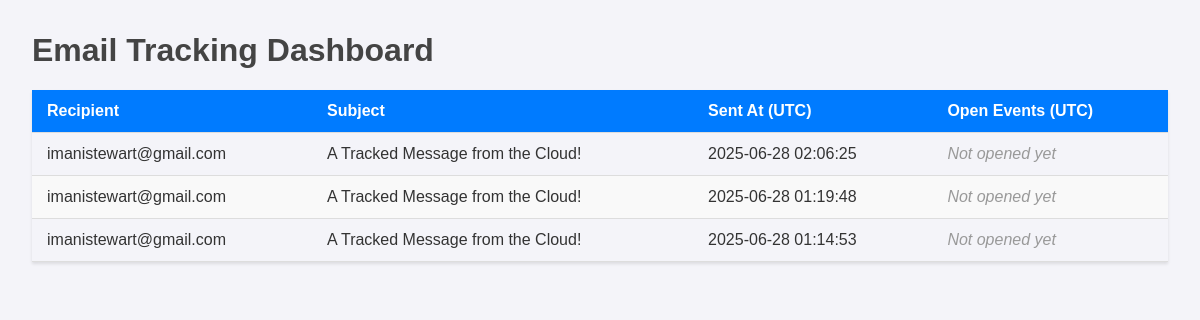
The app's page /dashboard, older data.
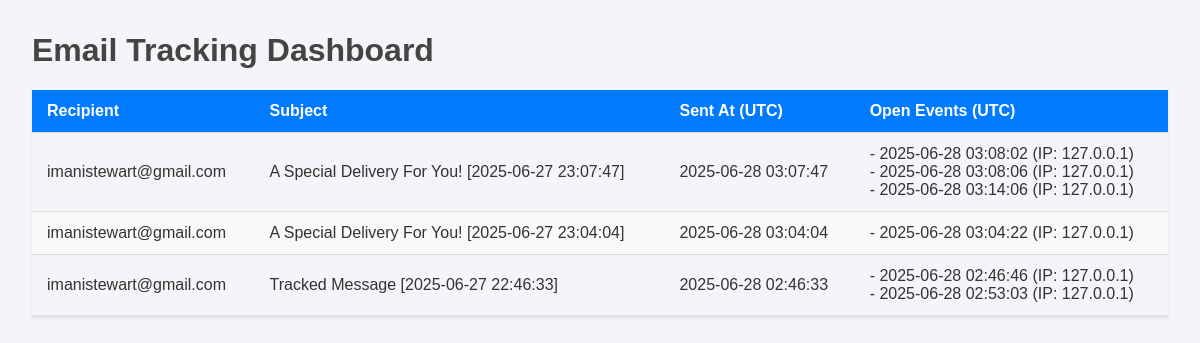
The same page, newer data.
### tables this page shows
CREATE TABLE tracked_emails (
        tracking_id TEXT PRIMARY KEY,
        recipient TEXT NOT NULL,
        subject TEXT NOT NULL,
        sent_at TIMESTAMP DEFAULT CURRENT_TIMESTAMP
    );

CREATE TABLE open_events (
        id INTEGER PRIMARY KEY AUTOINCREMENT,
        tracking_id TEXT NOT NULL,
        opened_at TIMESTAMP DEFAULT CURRENT_TIMESTAMP,
        ip_address TEXT,
        user_agent TEXT,
        FOREIGN KEY (tracking_id) REFERENCES tracked_emails (tracking_id)
    );

### app.py (the view)
@app.route('/dashboard')
def dashboard():
    conn = get_db_connection()
    query = """
    SELECT
        t.tracking_id, t.recipient, t.subject, t.sent_at,
        o.opened_at, o.ip_address
    FROM tracked_emails t
    LEFT JOIN open_events o ON t.tracking_id = o.tracking_id
    ORDER BY t.sent_at DESC, o.opened_at ASC;
    """
    rows = conn.execute(query).fetchall()
    conn.close()
    emails = {}
    for row in rows:
        tid = row['tracking_id']
        if tid not in emails:
            emails[tid] = {
                'recipient': row['recipient'],
                'subject': row['subject'],
                'sent_at': row['sent_at'],
                'open_events': []
            }
        if row['opened_at']:
            emails[tid]['open_events'].append({'opened_at': row['opened_at'], 'ip_address': row['ip_address']})
    return render_template('dashboard.html', emails=emails.values())

### database.py (called while the page is built)
def _convert_timestamp(val):
    return datetime.strptime(val.decode('utf-8'), '%Y-%m-%d %H:%M:%S')

def get_db_connection():
    conn = sqlite3.connect(DATABASE_FILE, detect_types=sqlite3.PARSE_DECLTYPES)
    conn.row_factory = sqlite3.Row
    conn.execute("PRAGMA foreign_keys = ON")
    return conn

### templates/dashboard.html (shortened to what this page needs)
<!DOCTYPE html>
<html lang="en">
<head>
</head>
<body>
    <h1>Email Tracking Dashboard</h1>
    <table>
        <thead>
            <tr>
                <th>Recipient</th>
                <th>Subject</th>
                <th>Sent At (UTC)</th>
                <th>Open Events (UTC)</th>
            </tr>
        </thead>
        <tbody>
            {% for email in emails %}
            <tr>
                <td>{{ email.recipient }}</td>
                <td>{{ email.subject }}</td>
                <td>{{ email.sent_at.strftime('%Y-%m-%d %H:%M:%S') }}</td>
                <td>
                    {% if email.open_events %}
                        {% for event in email.open_events %}
                            - {{ event.opened_at.strftime('%Y-%m-%d %H:%M:%S') }} (IP: {{ event.ip_address }})<br>
                        {% endfor %}
                    {% else %}
                        <span class="no-opens">Not opened yet</span>
                    {% endif %}
                </td>
            </tr>
            {% endfor %}
        </tbody>
    </table>
</body>
</html>

### templates/dashboard.html (style rules this page uses)
body { font-family: sans-serif; margin: 2em; background-color: #f4f4f9; color: #333; }
h1 { color: #444; }
table { width: 100%; border-collapse: collapse; margin-top: 1em; box-shadow: 0 2px 3px rgba(0,0,0,0.1); }
th, td { padding: 12px 15px; text-align: left; border-bottom: 1px solid #ddd; }
thead { background-color: #007bff; color: white; }
tbody tr:nth-of-type(even) { background-color: #f9f9f9; }

Row changes from the older to the newer data that the page shows:
removed tracked_emails: recipient "imanistewart@gmail.com", subject "A Tracked Message from the Cloud!", sent_at "2025-06-28 02:06:25", shows "Not opened yet"
removed tracked_emails: recipient "imanistewart@gmail.com", subject "A Tracked Message from the Cloud!", sent_at "2025-06-28 01:19:48", shows "Not opened yet"
removed tracked_emails: recipient "imanistewart@gmail.com", subject "A Tracked Message from the Cloud!", sent_at "2025-06-28 01:14:53", shows "Not opened yet"
added open_events: recipient "imanistewart@gmail.com", subject "A Special Delivery For You! [2025-06-27 23:07:47]", sent_at "2025-06-28 03:07:47", opened_at "2025-06-28 03:08:02", ip_address "127.0.0.1"
added open_events: opened_at "2025-06-28 03:08:06", ip_address "127.0.0.1", shown under "imanistewart@gmail.com"
added open_events: opened_at "2025-06-28 03:14:06", ip_address "127.0.0.1", shown under "imanistewart@gmail.com"
added open_events: recipient "imanistewart@gmail.com", subject "A Special Delivery For You! [2025-06-27 23:04:04]", sent_at "2025-06-28 03:04:04", opened_at "2025-06-28 03:04:22", ip_address "127.0.0.1"
added open_events: recipient "imanistewart@gmail.com", subject "Tracked Message [2025-06-27 22:46:33]", sent_at "2025-06-28 02:46:33", opened_at "2025-06-28 02:46:46", ip_address "127.0.0.1"
added open_events: opened_at "2025-06-28 02:53:03", ip_address "127.0.0.1", shown under "imanistewart@gmail.com"
